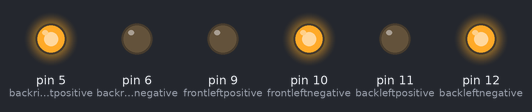
Recording of a sketch running on a simulated Arduino Uno, built with avr-gcc and run on an emulated ATmega328P. On the bench: output pins drawn as LEDs (lit = HIGH). Pins used as bus, display or sensor lines are not drawn.

Above: at 0.1 s.
At 15.1 s:
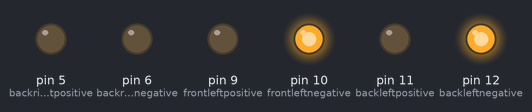
At 22.1 s:
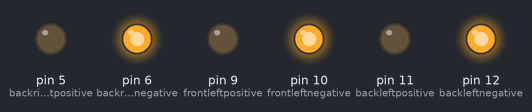
At 34.1 s:
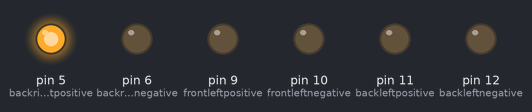
Timing chart, 0 to 37.5 s (numbered marks = the images above):
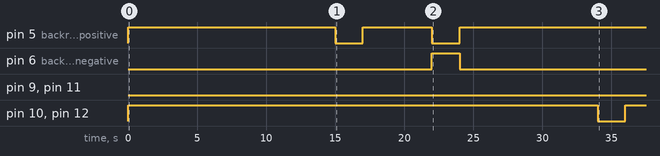

Measured:
- by itself, pin 5 (backrightpositive): goes HIGH 15.0 s, LOW 2.0 s, HIGH 5.0 s, LOW 2.0 s, then HIGH
- by itself, pin 6 (backrightnegative): LOW → HIGH at 22.0 s, → LOW 2.0 s later
- by itself, pin 10 (frontleftnegative), pin 12 (backleftnegative): LOW → HIGH at 0.00 s, → LOW 34.0 s later, → HIGH 2.0 s later

The sketch:

loop-simulation.ino
```cpp
// C++ code
//

#define frontrightpositive 7
#define frontrightnegative 8
#define backrightpositive 5
#define backrightnegative 6
#define frontleftpositive 9
#define frontleftnegative 10
#define backleftpositive 11
#define backleftnegative 12


void setup()
{
   pinMode(frontrightpositive, OUTPUT);
   pinMode(frontrightnegative, OUTPUT);
   pinMode(frontleftpositive, OUTPUT);
   pinMode(frontleftnegative, OUTPUT);
   pinMode(backrightpositive, OUTPUT);
   pinMode(backrightnegative, OUTPUT);
   pinMode(backleftpositive, OUTPUT);
   pinMode(backleftnegative, OUTPUT);
}

void loop()
{
  goahead();
  delay(15000);
  smoothright();
  delay(2000);
  goahead();
  delay(5000);
  sharpright();
  delay(2000);
  goahead();
  delay(10000);
  smoothleft();
  delay(2000);
  goahead();
  delay(5000);
  sharpleft();
  delay(2000);
  goahead();
  delay(10000);
  sharpright();
  delay(4000);
  goahead();
  delay(15000);
  smoothright();
  delay(2000);
  goahead();
  delay(10000);
  sharpright();
  delay(2000);

}

void goahead()
{
  digitalWrite(frontrightpositive,1);
  digitalWrite(frontrightnegative,0);
  digitalWrite(backrightpositive,1);
  digitalWrite(backrightnegative,0);
  digitalWrite(frontleftpositive,0);
  digitalWrite(frontleftnegative,1);
  digitalWrite(backleftpositive,0);
  digitalWrite(backleftnegative,1);
}
void sharpright()
{
  digitalWrite(frontrightpositive,0);
  digitalWrite(frontrightnegative,1);
  digitalWrite(backrightpositive,0);
  digitalWrite(backrightnegative,1);
  digitalWrite(frontleftpositive,0);
  digitalWrite(frontleftnegative,1);
  digitalWrite(backleftpositive,0);
  digitalWrite(backleftnegative,1);
}
void smoothright()
{
  digitalWrite(frontrightpositive,0);
  digitalWrite(frontrightnegative,0);
  digitalWrite(backrightpositive,0);
  digitalWrite(backrightnegative,0);
  digitalWrite(frontleftpositive,0);
  digitalWrite(frontleftnegative,1);
  digitalWrite(backleftpositive,0);
  digitalWrite(backleftnegative,1);
}
void sharpleft()
{
  digitalWrite(frontrightpositive,1);
  digitalWrite(frontrightnegative,0);
  digitalWrite(backrightpositive,1);
  digitalWrite(backrightnegative,0);
  digitalWrite(frontleftpositive,1);
  digitalWrite(frontleftnegative,0);
  digitalWrite(backleftpositive,1);
  digitalWrite(backleftnegative,0);
}
void smoothleft()
{
  digitalWrite(frontrightpositive,1);
  digitalWrite(frontrightnegative,0);
  digitalWrite(backrightpositive,1);
  digitalWrite(backrightnegative,0);
  digitalWrite(frontleftpositive,0);
  digitalWrite(frontleftnegative,0);
  digitalWrite(backleftpositive,0);
  digitalWrite(backleftnegative,0);
}
```
